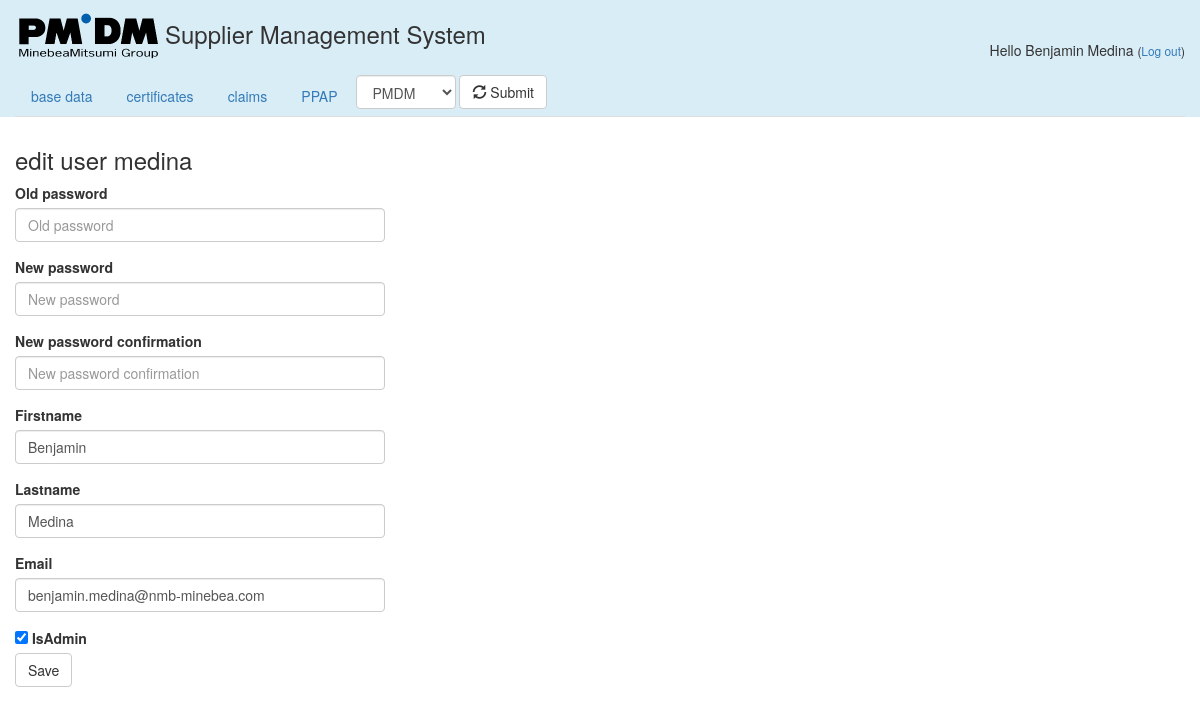
The app's page /SMS/user_edit/2 (signed in) with its own data.
### SMS/models.py (models this page shows, shortened)
class UserProfile(models.Model):
    user = models.OneToOneField(User, on_delete=models.CASCADE)
    firstname = models.CharField(max_length=50)
    lastname = models.CharField(max_length=50)
    email = models.EmailField()
    company = models.ForeignKey(Company, on_delete=models.SET_NULL, null = True)
    isAdmin = models.BooleanField(default=False)
    isStaff = models.BooleanField(default=False)
    activation_key = models.CharField(max_length=40, default='1234')
    class Meta:
        ordering = ('user__username',)

class Company(models.Model):
   name =  models.CharField(max_length=200, unique=True, verbose_name='Vendor name')
   DUNS = models.CharField(max_length=10, unique=True)
   adress1 = models.CharField(max_length=200)
   adress2 = models.CharField(max_length=200, blank=True)
   postcode = models.CharField(max_length=15)
   town = models.CharField(max_length=200)
   country = CountryField()

### SMS/views.py (the view)
# urls.py: path('user_edit/<int:user>', views.user_edit, name='user_edit'),
@login_required
def user_edit(request, user):
    actual_user_id = user
    user_profile = UserProfile.objects.get(user_id=actual_user_id)
    user = User.objects.get(id=actual_user_id)
    company = Company.objects.get(pk=user_profile.company_id)
    show_company = company.pk
    vendors=[(vendor.pk, vendor.name) for vendor in Company.objects.all()]
    if request.method == "POST":
        form1 = PasswordChangeForm(request.user, request.POST)
        form2 = UserProfileForm(request.POST, instance=user_profile)
        if form1.is_valid() and form2.is_valid():
            user_edit=form1.save()
            update_session_auth_hash(request, user)  # Important!
            messages.success(request, 'Your password was successfully updated!')
            edit_user_profile = form2.save(commit=False)
            edit_user_profile.save()
            return redirect('user_edit', actual_user_id)
        else:
            messages.error(request, 'Please correct the error below.')
    else:
        form1 = PasswordChangeForm(request.user)
        form2 = UserProfileForm(instance=user_profile)
    return render(request, 'SMS/user_edit.html',{'user_profile':user_profile, 'company':company, 'show_company':show_company, 'vendors':vendors,  'form1': form1, 'form2':form2})

### SMS/forms.py
class UserProfileForm(forms.ModelForm):
    class Meta:
        model = UserProfile
        fields =('firstname', 'lastname', 'email', 'isAdmin')

### SMS/templates/SMS/user_edit.html (shortened to what this page needs)
{% extends 'SMS/base.html' %}
{% block content %}
{% load bootstrap3 %}
{% bootstrap_css %}
<div class="col-md-4">
<h3>
edit user {{user_profile.user}}
 </h3>
    <form method="POST" class="form">{% csrf_token %}
        {% bootstrap_form form1 layout='inline' %}
        {% bootstrap_form form2 layout='inline' %}
  {% buttons %}
      {% bootstrap_button "Save" name="edit_user" button_type="submit" button_class="btn-default" icon="glyphicon glyphicon-floppy-saved" %}
  {% endbuttons %}
    </form>
</div>
{% endblock %}

### SMS/templates/SMS/base.html (shortened to what this page needs)
{% load staticfiles %}
{% load fontawesome %}
<!DOCTYPE html>
<html lang="en">
    <head>
        {% fontawesome_stylesheet %}
        <link rel="stylesheet" href="{% static 'css/bootstrap.min.css' %}">
        <link rel="stylesheet" href="{% static 'css/SMS.css' %}">
    </head>
 <body>
        <div class="bg-info container-fluid">
            <div class="row">
                <div class="col-md-9">
                    <p class="h_3"><img src="{% static "images/PMDM_klein.png" %}" alt="Logo" height=75/>Supplier Management System</p>
                </div>
                <div class="col-md-3 text-right">
                    &nbsp;<br>
                    {% if user.is_authenticated %}
                        <br>
                        <p class="">Hello {{user_profile.firstname}} {{user_profile.lastname}} <small>(<a href="{% url 'logout' %}">Log out</a>)</small></p>
                     {% else %}
                        <h2><a href="{% url 'login' %}"><span class="glyphicon glyphicon-log-in"></span></a></h2>
                    {% endif %}
                </div>
            </div>
            <div class="row">
                <div class="col-md-12">
                    <ul class="nav nav-tabs">
                       <li role="presentation" {% if request.path == '/SMS/' %}class="active"{% endif %}><a href="{% url 'index' %}">base data</a></li>
                       <li role="presentation" {% if '/SMS/certs/'  in request.path %}class="active"{% endif %}><a href="{% url 'index' %}">certificates</a></li>
                       <li role="presentation" {% if '/SMS/claims/' in request.path %}class="active"{% endif %}><a href="{% url 'claims' show_company %}">claims</a></li>
                       <li role="presentation" {% if '/SMS/ppaps/'  in request.path %}class="active"{% endif %}><a href="{% url 'index' %}">PPAP</a></li>
                   {% if user_profile.isStaff == True %}
                   <form class="form-inline" action="{% url 'index' %}" method="post">
                   <select id = "vendor_choice" name = "vendor_choice" class="form-control">
                   {% for vendor_nr, vendor in vendors %}
                   <option value="{{ vendor_nr }}" {% if vendor_nr == show_company %}selected{% endif %}>{{ vendor }}</option>
                   {% endfor %}
                   </select>
                   <button type="submit" class="btn btn-default"> <span class="glyphicon glyphicon-refresh" aria-hidden="true"></span> Submit</button>
                   </form>
                   {% endif %}
                   </ul>
                </div>
            </div>
        </div>
        <div class="container-fluid">
            <div class="row">
            </div>
        </div>
{% block content %}
{% endblock %}
    </body>
</html>

### SMS/static/css/SMS.css (style rules this page uses)
.h_3 { margin-top: 0px; margin-bottom: 0px; font-size: 24px; font-family: inherit; font-weight:500; line-height: 1.1; color: inherit; }

### records on screen
UserProfile: firstname "Benjamin", lastname "Medina", user "medina", email "benjamin.medina@nmb-minebea.com", isAdmin "☑"
Company: vendor_choice "PMDM"
